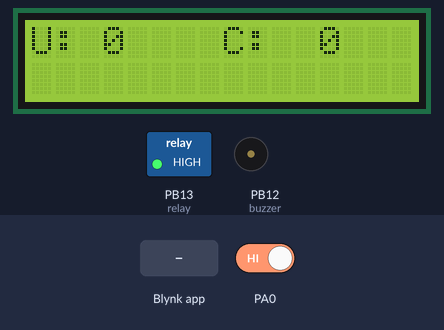
The sketch below on a simulated STM32 Blue Pill. Shown: 16×2 character LCD, switched loads named in the sketch (green lamp = pin HIGH), buzzer (waves = sounding, pin HIGH). Inputs (shaded band) come from the test bench; at power-on: PA0 HIGH. WiFi joins after 1.5 s; servers stay silent unless stated; what the sketch prints to the serial monitor is not drawn.

Above: at 8.2 s.
8.3 s: Blynk app writes 1 to V1
At 9.1 s:
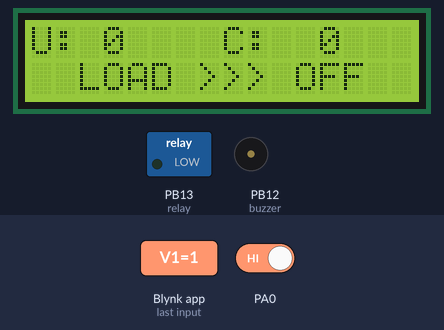
11.7 s: PA0 driven LOW
At 13.1 s:
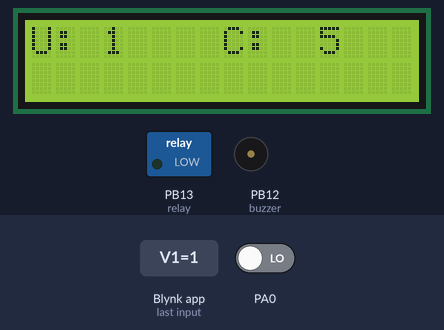
14.8 s: Blynk app writes 200 to V1
Timing chart, 0 to 17.8 s (numbered marks = the images above; inputs shaded):
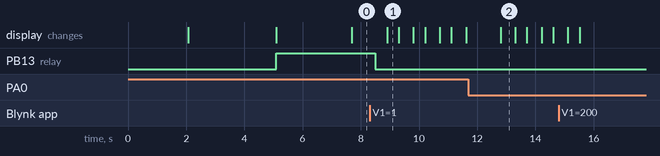

The sketch:

energy_meter_stm32_with_blynk.ino
```cpp
/* Comment this out to disable prints and save space */
#define BLYNK_PRINT Serial
#include <LiquidCrystal.h>
#include <ESP8266_Lib.h>
#include <BlynkSimpleShieldEsp8266.h>

// You should get Auth Token in the Blynk App.
// Go to the Project Settings (nut icon).

//char auth[] = "822b2c465d2948ff933e7cf5f494f309";

char auth[] = "dfeb07158a94413192f6233c23df1816";

// Your WiFi credentials.
// Set password to "" for open networks.
char ssid[] = "project12";
char pass[] = "project123456";

unsigned int flag= 0;

// Hardware Serial on Mega, Leonardo, Micro...
#define EspSerial Serial2

// or Software Serial on Uno, Nano...
//#include <SoftwareSerial.h>
//SoftwareSerial EspSerial(12, 13); // RX, TX
 LiquidCrystal lcd(PA6, PA7, PB0, PB1, PB10, PB11);

// Your ESP8266 baud rate:
#define ESP8266_BAUD 9600

#define buzzer PB12

#define relay PB13


volatile int buttonState;
volatile int units = 0;
volatile int units1 = 0;
volatile int cost = 0;
volatile int cost1 = 0;
volatile int total_cost = 0;
volatile int total_units = 0;
int flag2 = 0;

ESP8266 wifi(&EspSerial);

void beep ()
{
  digitalWrite(buzzer,HIGH);
  delay(1000);
  digitalWrite(buzzer,LOW);
  delay(100);
}
WidgetLCD lcd1(V0);
BLYNK_WRITE(V1)
{
   buttonState = param.asInt();
  Serial.print(F("buttonState = ")); Serial.println(buttonState);
  if (buttonState == 1)
  {
    flag2 = 0;
  }
}

void setup()
{
  // Debug console
  Serial.begin(9600);

   Serial.println("power up");
   lcd.begin(16,2);

   lcd.clear();
   lcd.setCursor(0,0);
   lcd.print("SMART SOPHISTICATED");
     lcd.setCursor(0,1);
   lcd.print("POWER METER-IOT");
   delay(2000);

   lcd.clear();
   lcd.setCursor(0,0);
   lcd.print(" connecting  to ");
     lcd.setCursor(0,1);
   lcd.print("****network****");
   delay(200);


  // Set ESP8266 baud rate
  EspSerial.begin(ESP8266_BAUD);
  delay(10);

  Blynk.begin(auth, wifi, ssid, pass);
  // You can also specify server:
  //Blynk.begin(auth, wifi, ssid, pass, "blynk-cloud.com", 80);
  //Blynk.begin(auth, wifi, ssid, pass, IPAddress(192,168,1,100), 8080);

  // Setup notification button on pin 2
  pinMode(PA0, INPUT);
  pinMode(buzzer, OUTPUT);
  pinMode(relay, OUTPUT);

  attachInterrupt(PA0,pinisr , FALLING);

  lcd1.clear();
lcd1.print(0,0,"SMART SOPHISTICATED");
lcd1.print(0,1,"POWER METER-IOT");
delay(1000);

   Blynk.notify("KIT STARTED!!!!");

   lcd1.clear();
   lcd.clear();

digitalWrite(relay,HIGH);
delay(2000);
units = 0;
}

void loop()
{
  Blynk.run();

  Serial.print("buttonState = ");Serial.println(buttonState);

if (buttonState == 1)
{
  if(flag2 == 0)
  {
    flag2 = 1;
    units = 0;
  Blynk.notify("load turned off\n  please check....");
  }
 digitalWrite(relay,LOW);
delay(300);

lcd1.print(0,1,"  LOAD >>> OFF  ");
 delay(100);
lcd.setCursor(0,1);
lcd.print("  LOAD >>> OFF  ");
 delay(300);
}
else if (buttonState == 0)
{
  delay(200);
   digitalWrite(relay,HIGH);
 delay(300);
}

lcd1.clear();
lcd1.print(0,0,"U: ");
lcd1.print(3,0,total_units);
lcd1.print(8,0,"C: ");
lcd1.print(11,0,total_cost);

delay(100);
lcd.clear();
lcd.setCursor(0,0);
lcd.print("U: ");
lcd.setCursor(3,0);
lcd.print(total_units);
lcd.setCursor(8,0);
lcd.print("C: ");
lcd.setCursor(12,0);
lcd.print(total_cost);

delay(100);

if (total_units > 8)
{
   Blynk.notify("PLEASE RECHARGE\nYOUR BILL:"+String(total_cost));
   delay(200);
}

}

void pinisr ()
{
  Serial.println("interrup occured");

   units++;

  Serial.print(F("units = ")); Serial.println(units);
  cost = units * 5;

total_cost = cost;
Serial.print(F("total_cost = ")); Serial.println(total_cost);
total_units = units;
Serial.print(F("total_units = ")); Serial.println(total_units);
delay(1000);
}
```

Measured:
- after the input at 8.3 s, PB13 (relay): HIGH → LOW after 0.20 s; the display: changes after 0.60 s (image 1)
- after the input at 11.7 s, the display: changes after 1.1 s (image 2)
- what the display in image 1 shows lasts 0.4 s, from 8.9 s to 9.3 s
- what the display in image 2 shows lasts 0.5 s, from 12.8 s to 13.3 s
